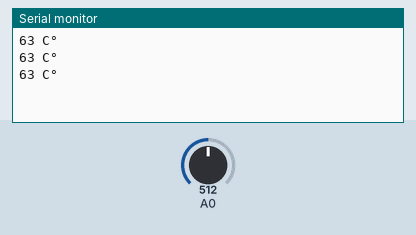
A sketch run on a simulated Arduino Uno, built with avr-gcc and run on an emulated ATmega328P. Shown: the last lines printed to the serial monitor. The test bench sets the inputs (shaded band); at power-on: A0 = 512.

Above: at 1.3 s.
1.4 s: A0 set to 716
At 1.9 s:
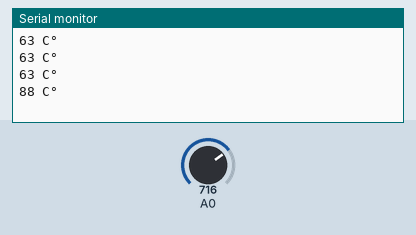
2.9 s: A0 set to 900
At 3.4 s:
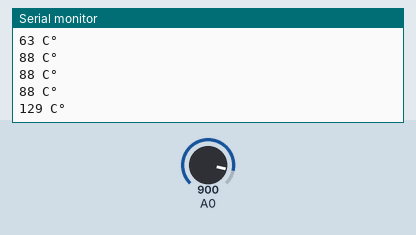
Timing chart, 0 to 5.9 s (numbered marks = the images above; inputs shaded):
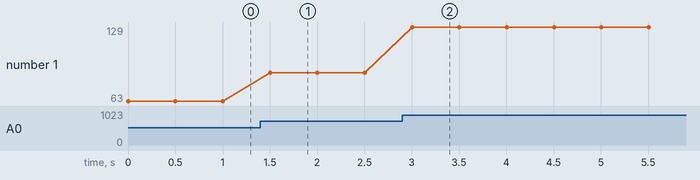

Measured:
- after the input at 1.4 s, the serial monitor: prints a new line after 0.10 s (image 1)
- after the input at 2.9 s, the serial monitor: prints a new line after 0.10 s (image 2)
- plotted number 1: 63 → 88 after the input at 1.4 s, 88 → 129 after the input at 2.9 s

The sketch:

thermistor.ino
```cpp
#include <math.h>

double Thermistor(int RawADC) {
 double Temp;
 Temp = log(2200*((1024.0/RawADC-1)));
//         =log(10000.0/(1024.0/RawADC-1)) // for pull-up configuration
 Temp = 1 / (0.001129148 + (0.000234125 + (0.0000000876741 * Temp * Temp ))* Temp );
 Temp = Temp - 273.15;            // Convert Kelvin to Celcius
 //Temp = (Temp * 9.0)/ 5.0 + 32.0; // Convert Celcius to Fahrenheit
 return Temp;
}

void setup() {
 Serial.begin(9600);
}

void loop() {
 Serial.print(int(Thermistor(analogRead(A0))));  // display Fahrenheit
 Serial.println(" C°");
 delay(500);
}
```
